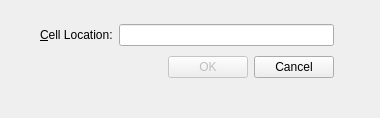
<?xml version="1.0" encoding="UTF-8"?>
<ui version="4.0">
 <class>GoToCellDialog</class>
 <widget class="QWidget" name="GoToCellDialog">
  <property name="geometry">
   <rect>
    <x>0</x>
    <y>0</y>
    <width>380</width>
    <height>118</height>
   </rect>
  </property>
  <property name="windowTitle">
   <string>Go to Cell</string>
  </property>
  <widget class="QWidget" name="">
   <property name="geometry">
    <rect>
     <x>40</x>
     <y>20</y>
     <width>294</width>
     <height>62</height>
    </rect>
   </property>
   <layout class="QVBoxLayout" name="verticalLayout">
    <item>
     <layout class="QHBoxLayout" name="horizontalLayout">
      <item>
       <widget class="QLabel" name="label">
        <property name="text">
         <string>&amp;Cell Location:</string>
        </property>
        <property name="buddy">
         <cstring>lineEdit</cstring>
        </property>
       </widget>
      </item>
      <item>
       <widget class="QLineEdit" name="lineEdit"/>
      </item>
     </layout>
    </item>
    <item>
     <layout class="QHBoxLayout" name="horizontalLayout_2">
      <item>
       <spacer name="horizontalSpacer">
        <property name="orientation">
         <enum>Qt::Horizontal</enum>
        </property>
        <property name="sizeHint" stdset="0">
         <size>
          <width>40</width>
          <height>20</height>
         </size>
        </property>
       </spacer>
      </item>
      <item>
       <widget class="QPushButton" name="okButton">
        <property name="enabled">
         <bool>false</bool>
        </property>
        <property name="text">
         <string>OK</string>
        </property>
        <property name="default">
         <bool>true</bool>
        </property>
       </widget>
      </item>
      <item>
       <widget class="QPushButton" name="cancelButton">
        <property name="text">
         <string>Cancel</string>
        </property>
       </widget>
      </item>
     </layout>
    </item>
   </layout>
  </widget>
 </widget>
 <tabstops>
  <tabstop>okButton</tabstop>
  <tabstop>lineEdit</tabstop>
  <tabstop>cancelButton</tabstop>
 </tabstops>
 <resources/>
 <connections/>
</ui>
